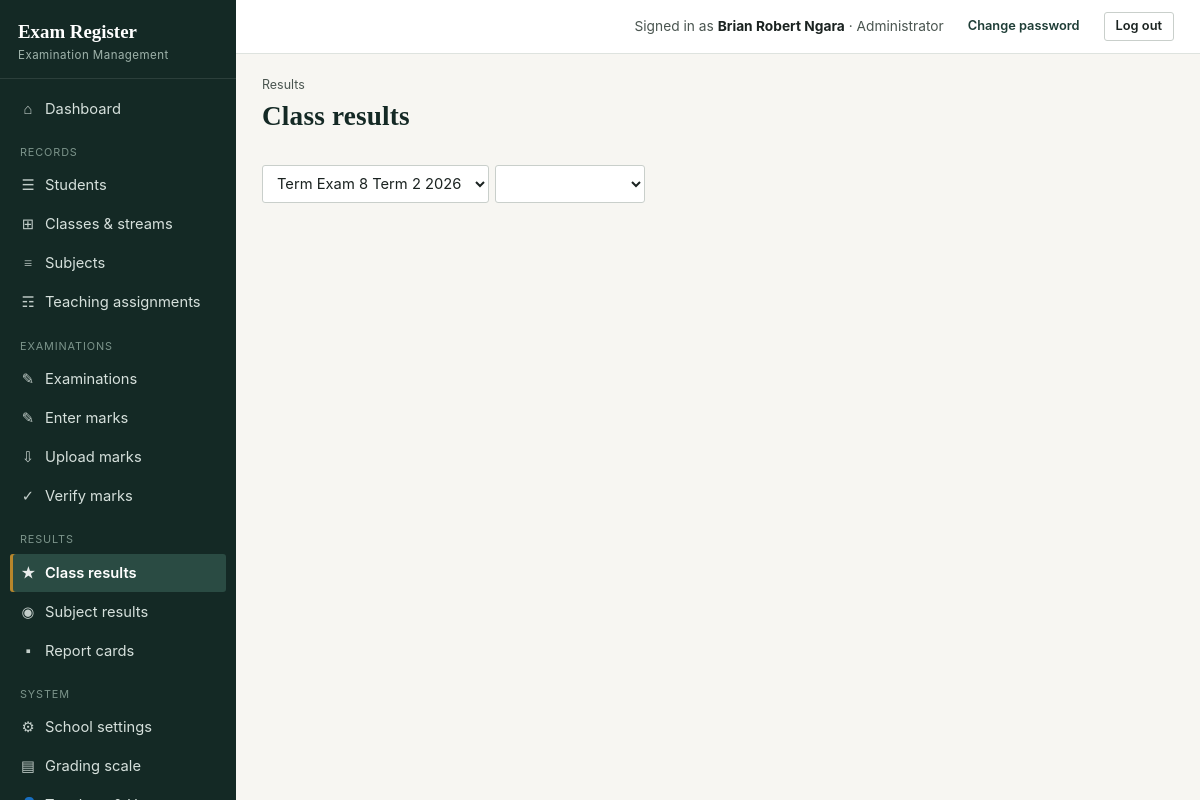
Screenshot of /results/class (signed in) with the database file from the repository.
### tables this page shows
CREATE TABLE settings(key TEXT PRIMARY KEY, value TEXT NOT NULL DEFAULT '');

CREATE TABLE users(
    id INTEGER PRIMARY KEY AUTOINCREMENT,
    username TEXT NOT NULL UNIQUE COLLATE NOCASE,
    full_name TEXT NOT NULL,
    initials TEXT NOT NULL DEFAULT '',
    password_hash TEXT NOT NULL,
    role TEXT NOT NULL DEFAULT 'teacher',
    phone TEXT NOT NULL DEFAULT '',
    active INTEGER NOT NULL DEFAULT 1,
    must_change_password INTEGER NOT NULL DEFAULT 0,
    created_at TEXT NOT NULL DEFAULT CURRENT_TIMESTAMP
, tsc_no TEXT NOT NULL DEFAULT '');

### routes/results.py (the view, shortened to what this page needs)
@bp.route("/results/class")
@login_required
def class_results():
    exams, eid = pick_exam()
    classes = visible_classes(eid)
    all_visible = visible_class_ids() is None
    options = scope_options(classes, all_visible)
    scope = request.args.get("scope") or (options[0]["value"] if options else "")
    ids, label = resolve_scope(scope, classes)
    res = mt = None
    dist = []
    tiles = {}
    return render_template("results_class.html", exams=exams, eid=eid, options=options, scope=scope,
                           label=label, mt=mt, res=res, dist=dist, tiles=tiles)

### core.py (called while the page is built, shortened)
def connect():
    con = sqlite3.connect(DB_PATH, timeout=20)
    con.row_factory = sqlite3.Row
    con.execute("PRAGMA foreign_keys = ON")
    return con

def db():
    if "db" not in g:
        g.db = connect()
    return g.db

def q(sql, args=()):
    return db().execute(sql, args).fetchall()

def q1(sql, args=()):
    return db().execute(sql, args).fetchone()

def settings():
    if "settings" not in g:
        d = dict(DEFAULT_SETTINGS)
        for r in q("SELECT key,value FROM settings"):
            d[r["key"]] = r["value"]
        g.settings = d
    return g.settings

def csrf_token():
    if "csrf" not in session:
        session["csrf"] = secrets.token_hex(16)
    return session["csrf"]

def load_user():
    g.user = None
    uid = session.get("uid")
    if uid:
        u = q1("SELECT * FROM users WHERE id=? AND active=1", (uid,))
        if u:
            g.user = u
        else:
            session.pop("uid", None)

def has_perm(perm):
    u = g.get("user")
    if not u:
        return False
    if u["role"] == "admin":
        return True
    if "perms" not in g:
        g.perms = {r["perm"] for r in q(
            "SELECT perm FROM role_permissions WHERE role=?", (u["role"],))}
    return perm in g.perms

def is_admin():
    u = g.get("user")
    return bool(u and u["role"] == "admin")

def login_required(f):
    @functools.wraps(f)
    def wrapper(*a, **k):
        if not g.user:
            return redirect(url_for("auth.login", next=request.full_path.rstrip("?")))
        return f(*a, **k)
    return wrapper

def visible_class_ids():
    if has_perm("results.view_all"):
        return None
    ids = {r["class_id"] for r in q("SELECT class_id FROM teaching WHERE teacher_id=?", (g.user["id"],))}
    ids |= {r["id"] for r in q("SELECT id FROM classes WHERE class_teacher_id=?", (g.user["id"],))}
    return ids

def auto_backup_if_due():
    today = datetime.date.today().isoformat()
    if _last_auto_check["day"] == today:
        return

### routes/results.py (called while the page is built)
def exam_choices():
    return q("SELECT * FROM exams ORDER BY year DESC, id DESC")

def pick_exam():
    exams = exam_choices()
    eid = request.args.get("exam_id", type=int)
    if not eid and exams:
        eid = exams[0]["id"]
    return exams, eid

### templates/results_class.html (shortened to what this page needs)
{% extends "base.html" %}
{% block wide %} wide{% endblock %}
{% block content %}
<div class="page-head">
  <div><div class="eyebrow">Results</div><h1>Class results</h1></div>
</div>
<form method="get" class="pill-filter">
  <select name="exam_id" onchange="this.form.submit()">
    {% for e in exams %}<option value="{{ e.id }}" {{ 'selected' if eid==e.id }}>{{ e.name }} {{ e.term }} {{ e.year or '' }}</option>{% endfor %}
  </select>
  <select name="scope" onchange="this.form.submit()">
  </select>
</form>
{% endblock %}

### templates/base.html (shortened to what this page needs)
<!doctype html>
<html lang="en">
<head>
<link rel="stylesheet" href="{{ url_for('static', filename='style.css') }}">
</head>
<body>
{% if user %}
<div class="shell">
  <aside class="sidebar" id="sidebar">
    <div class="brand">
      <div class="mark">{{ school.school_name if school and school.school_name != 'Your School Name' else 'Exam Register' }}</div>
      <div class="sub">Examination Management</div>
    </div>
    <nav class="nav">
      <a href="{{ url_for('system.dashboard') }}" class="{{ 'active' if request.endpoint=='system.dashboard' }}"><span class="ic">&#8962;</span> Dashboard</a>
      <div class="group-label">Records</div>
      {% if has_perm('students.view') or has_perm('students.manage') %}
      <a href="{{ url_for('academic.students') }}" class="{{ 'active' if request.endpoint and request.endpoint.startswith('academic.student') }}"><span class="ic">&#9776;</span> Students</a>
      {% endif %}
      {% if has_perm('classes.manage') %}
      <a href="{{ url_for('academic.classes') }}" class="{{ 'active' if request.endpoint=='academic.classes' }}"><span class="ic">&#8862;</span> Classes &amp; streams</a>
      {% endif %}
      {% if has_perm('subjects.manage') %}
      <a href="{{ url_for('academic.subjects') }}" class="{{ 'active' if request.endpoint=='academic.subjects' }}"><span class="ic">&#8801;</span> Subjects</a>
      <a href="{{ url_for('academic.teaching') }}" class="{{ 'active' if request.endpoint=='academic.teaching' }}"><span class="ic">&#9782;</span> Teaching assignments</a>
      {% endif %}
      <div class="group-label">Examinations</div>
      <a href="{{ url_for('exams.exams') }}" class="{{ 'active' if request.endpoint and request.endpoint.startswith('exams.exam') }}"><span class="ic">&#9998;</span> Examinations</a>
      <a href="{{ url_for('exams.marks_home') }}" class="{{ 'active' if request.endpoint in ['exams.marks_home','exams.marks_entry'] }}"><span class="ic">&#9998;</span> Enter marks</a>
      <a href="{{ url_for('exams.marks_import') }}" class="{{ 'active' if request.endpoint and request.endpoint.startswith('exams.marks_import') }}"><span class="ic">&#8681;</span> Upload marks</a>
      {% if has_perm('marks.verify') %}
      <a href="{{ url_for('exams.verify_home') }}" class="{{ 'active' if request.endpoint=='exams.verify_home' }}"><span class="ic">&#10003;</span> Verify marks</a>
      {% endif %}
      <div class="group-label">Results</div>
      <a href="{{ url_for('results.class_results') }}" class="{{ 'active' if request.endpoint=='results.class_results' }}"><span class="ic">&#9733;</span> Class results</a>
      <a href="{{ url_for('results.subject_results') }}" class="{{ 'active' if request.endpoint=='results.subject_results' }}"><span class="ic">&#9673;</span> Subject results</a>
      <a href="{{ url_for('results.reports_home') }}" class="{{ 'active' if request.endpoint and request.endpoint.startswith('results.report') }}"><span class="ic">&#9642;</span> Report cards</a>
      {% if is_admin() or has_perm('backup.create') or has_perm('audit.view') %}
      <div class="group-label">System</div>
      {% if is_admin() %}
      <a href="{{ url_for('system.school_settings') }}" class="{{ 'active' if request.endpoint=='system.school_settings' }}"><span class="ic">&#9881;</span> School settings</a>
      <a href="{{ url_for('system.grading') }}" class="{{ 'active' if request.endpoint=='system.grading' }}"><span class="ic">&#9636;</span> Grading scale</a>
      <a href="{{ url_for('auth.users') }}" class="{{ 'active' if request.endpoint and request.endpoint.startswith('auth.user') }}"><span class="ic">&#128100;</span> Teachers &amp; Users</a>
      {% endif %}
      {% endif %}
    </nav>
  </aside>
  <div class="main">
    <div class="topbar">
      <div class="flex items-center gap-12">
        <span class="who">Signed in as <b>{{ user.full_name }}</b> &middot; {{ ROLES.get(user.role, user.role) }}</span>
        <a href="{{ url_for('auth.password') }}" class="btn btn-sm btn-ghost">Change password</a>
        <form method="post" action="{{ url_for('auth.logout') }}" style="margin:0;">
          <button class="btn btn-sm">Log out</button>
        </form>
      </div>
    </div>
    <div class="content{% block wide %}{% endblock %}">
      {% block content %}{% endblock %}
    </div>
  </div>
</div>
{% else %}
  {% include "_flash.html" %}
  {% block guest_content %}{% endblock %}
{% endif %}
</body>
</html>

### static/style.css (style rules this page uses)
:root { --ink:#1B2321; --ink-soft:#4A5550; --paper:#F7F6F2; --paper-raised:#FFFFFF; --green:#1E3D36; --green-deep:#142925; --green-tint:#E9EFEC; --sage:#C9CFCB; --sage-line:#DEE3DF; --gold:#B8862B; --gold-tint:#FBF3E1; --red:#C23B2E; --red-tint:#FBEAE7; --ok:#2E6B4F; --ok-tint:#E7F1EA; --serif: Georgia, "Times New Roman", "Nimbus Roman No9 L", serif; --sans: -apple-system, "Segoe UI", Roboto, Helvetica, Arial, sans-serif; --mono: "Consolas", "SFMono-Regular", Menlo, monospace; --radius: 3px; --shadow: 0 1px 2px rgba(20,41,37,0.08), 0 1px 1px rgba(20,41,37,0.06); }
* { box-sizing:border-box; }
html { scroll-padding-top:16px; }
body { margin:0; font-family:var(--sans); color:var(--ink); background:var(--paper); font-size:14.5px; line-height:1.5; -webkit-font-smoothing:antialiased; }
h1,h2,h3,h4 { font-family:var(--serif); font-weight:700; color:var(--green-deep); margin:0 0 .35em; }
h1 { font-size:1.7rem; letter-spacing:.2px; }
a { color:var(--green); text-decoration:none; }
.shell { display:flex; min-height:100vh; }
.sidebar { width:236px; flex:0 0 236px; background:var(--green-deep); color:#E7ECE9; display:flex; flex-direction:column; position:sticky; top:0; height:100vh; overflow-y:auto; }
.brand { padding:20px 18px 14px; border-bottom:1px solid rgba(255,255,255,.1); }
.brand .mark { font-family:var(--serif); font-weight:700; font-size:1.18rem; color:#fff; line-height:1.25; }
.brand .sub { font-size:.72rem; letter-spacing:.04em; color:#9FB3AB; margin-top:3px; }
.nav { padding:10px 10px 18px; flex:1; }
.nav .group-label { font-size:.68rem; text-transform:uppercase; letter-spacing:.08em; color:#7C948B; margin:16px 10px 6px; }
.nav a { display:flex; align-items:center; gap:9px; color:#D6E0DC; padding:8px 10px; border-radius:var(--radius); font-size:.92rem; margin:1px 0; }
.nav a.active { background:#2A4B43; color:#fff; font-weight:600; box-shadow:inset 3px 0 0 var(--gold); }
.nav .ic { width:16px; text-align:center; opacity:.9; font-family:var(--serif); }
.main { flex:1; min-width:0; display:flex; flex-direction:column; }
.topbar { display:flex; align-items:center; justify-content:space-between; gap:16px; padding:12px 26px; background:var(--paper-raised); border-bottom:1px solid var(--sage-line); position:sticky; top:0; z-index:5; }
.topbar .who { font-size:.86rem; color:var(--ink-soft); }
.topbar .who b { color:var(--ink); }
.content { padding:22px 26px 50px; max-width:1180px; width:100%; }
.content.wide { max-width:none; }
input[type=text],input[type=password],input[type=number],input[type=date],input[type=search], input[type=email],input[type=tel],input[type=file],select,textarea { width:100%; padding:8px 10px; border:1px solid var(--sage); border-radius:var(--radius); font-family:var(--sans); font-size:.92rem; background:#fff; color:var(--ink); transition: border-color .15s ease, box-shadow .15s ease; }
.btn { display:inline-flex; align-items:center; gap:6px; padding:8px 16px; border-radius:var(--radius); border:1px solid var(--sage); background:#fff; color:var(--ink); font-size:.88rem; font-weight:600; cursor:pointer; line-height:1.3; font-family:var(--sans); transition: background .12s ease, border-color .12s ease, box-shadow .12s ease; }
.btn-sm { padding:5px 11px; font-size:.8rem; }
.btn-ghost { background:transparent; border-color:transparent; color:var(--green); }
.pill-filter { display:flex; gap:6px; flex-wrap:wrap; margin-bottom:14px; }
.pill-filter select,.pill-filter input[type=search] { width:auto; min-width:150px; }
.page-head { display:flex; align-items:flex-start; justify-content:space-between; gap:16px; margin-bottom:18px; flex-wrap:wrap; }
.page-head .eyebrow { font-size:.78rem; color:var(--ink-soft); margin-bottom:2px; }
.flex { display:flex; }
.gap-12 { gap:12px; }
.items-center { align-items:center; }

### rows the page displays
settings: value "Exam Register"
users: full_name "Brian Robert Ngara", get "Administrator"

### other values shown
form field exam_id "Term Exam 8 Term 2 2026"
